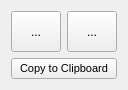
<?xml version="1.0" encoding="UTF-8"?>
<ui version="4.0">
 <class>SingleItemOptionWidget</class>
 <widget class="QWidget" name="SingleItemOptionWidget">
  <property name="geometry">
   <rect>
    <x>0</x>
    <y>0</y>
    <width>128</width>
    <height>90</height>
   </rect>
  </property>
  <property name="sizePolicy">
   <sizepolicy hsizetype="Fixed" vsizetype="Fixed">
    <horstretch>0</horstretch>
    <verstretch>0</verstretch>
   </sizepolicy>
  </property>
  <property name="maximumSize">
   <size>
    <width>128</width>
    <height>90</height>
   </size>
  </property>
  <property name="windowTitle">
   <string>Form</string>
  </property>
  <layout class="QVBoxLayout" name="verticalLayout">
   <item>
    <widget class="QWidget" name="widget" native="true">
     <layout class="QHBoxLayout" name="horizontalLayout">
      <property name="leftMargin">
       <number>0</number>
      </property>
      <property name="topMargin">
       <number>0</number>
      </property>
      <property name="rightMargin">
       <number>0</number>
      </property>
      <property name="bottomMargin">
       <number>0</number>
      </property>
      <item>
       <widget class="QToolButton" name="toolButton">
        <property name="sizePolicy">
         <sizepolicy hsizetype="Preferred" vsizetype="Preferred">
          <horstretch>0</horstretch>
          <verstretch>0</verstretch>
         </sizepolicy>
        </property>
        <property name="text">
         <string>...</string>
        </property>
        <property name="icon">
         <iconset resource="icons.qrc">
          <normaloff>:/icons/edit.png</normaloff>:/icons/edit.png</iconset>
        </property>
        <property name="iconSize">
         <size>
          <width>25</width>
          <height>25</height>
         </size>
        </property>
       </widget>
      </item>
      <item>
       <widget class="QToolButton" name="toolButton_2">
        <property name="sizePolicy">
         <sizepolicy hsizetype="Preferred" vsizetype="Preferred">
          <horstretch>0</horstretch>
          <verstretch>0</verstretch>
         </sizepolicy>
        </property>
        <property name="text">
         <string>...</string>
        </property>
        <property name="icon">
         <iconset resource="icons.qrc">
          <normaloff>:/icons/trash.png</normaloff>:/icons/trash.png</iconset>
        </property>
        <property name="iconSize">
         <size>
          <width>25</width>
          <height>25</height>
         </size>
        </property>
       </widget>
      </item>
     </layout>
    </widget>
   </item>
   <item>
    <widget class="QPushButton" name="pushButton">
     <property name="sizePolicy">
      <sizepolicy hsizetype="Preferred" vsizetype="Fixed">
       <horstretch>0</horstretch>
       <verstretch>0</verstretch>
      </sizepolicy>
     </property>
     <property name="font">
      <font>
       <pointsize>8</pointsize>
      </font>
     </property>
     <property name="text">
      <string>Copy to Clipboard</string>
     </property>
    </widget>
   </item>
  </layout>
 </widget>
 <resources>
  <include location="icons.qrc"/>
 </resources>
 <connections/>
</ui>
